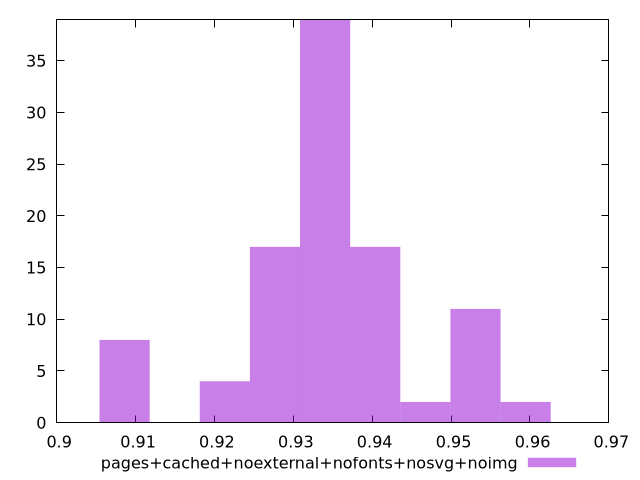

The script that saved this image:
$_pagesCachedNoexternalNofontsNosvgNoimg <<EOF
0.9403852409824297 17
0.9340312866514673 39
0.9086154693276178 8
0.946739195313392 2
0.927677332320505 17
0.9530931496443544 11
0.9213233779895426 4
0.9594471039753167 2
EOF
set key outside below
set terminal pngcairo
set output "report_00004_2020-11-02T20-21-41.718Z/performance_score/pages+cached+noexternal+nofonts+nosvg+noimg//hist.png"
set yrange [0:39]
set boxwidth 0.006353954330962363
set style fill transparent solid 0.5 noborder
plot $_pagesCachedNoexternalNofontsNosvgNoimg title "pages+cached+noexternal+nofonts+nosvg+noimg" with boxes ,
